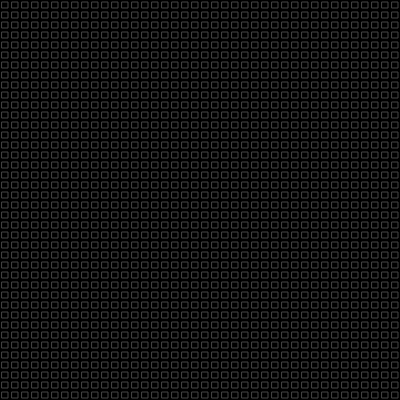
Frame 1 (no input)
Frame 60 (no input): identical to frame 1, image omitted
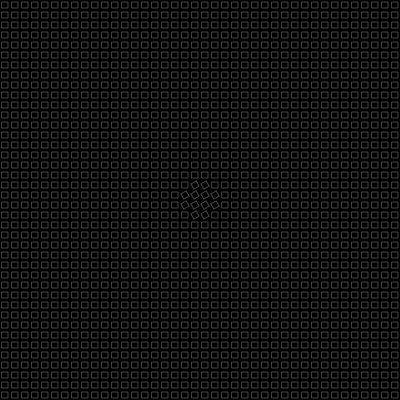
Frame 120 (the mouse pressed at the canvas centre since frame 60)

The p5.js sketch that drew these frames (run headless with seeded random() and noise() and a simulated clock; from frame 60 on, the mouse is pressed at the canvas centre):

// p5.js sketch
// ── sketch.js
let distMouse = 20;
let blocks = []; let cols; let rows; let size = 10; let offset = 4;

function setup() {
  createCanvas(400, 400);
  rectMode(CENTER);
  angleMode(DEGREES);
  cols = width/size;
  rows = height/size;
  
  for(let i = 0; i < cols; i++) {
    blocks[i] = [];
    for(let j = 0; j < rows; j++) {
      blocks[i][j] = new Block(size/2 + i*size, size/2 + j*size);
    }
  }
}


function draw() {
  background(0);
  for(let i = 0; i < cols; i++) {
    for(let j = 0; j < rows; j++) {
      blocks[i][j].move();
      blocks[i][j].display();
    }
  }
}
// ── block.js
class Block {
  constructor(x, y) {
    this.x = x;
    this.y = y;
    this.angle = 0;
    this.c = 70;
  }
  
  display() {
    noFill();
    stroke(this.c);
    push();
    translate(this.x, this.y);
    rotate(this.angle);
    if (this.angle > 0 && this.angle < 45) {
      this.drawX();
    }
    else {
    this.drawRect();
    }
    pop();
  }
  
  move() {
    // If the mouse is moving, check the distance between mouse location and center of sqr
    let distance; 
    if (pmouseX - mouseX != 0 || pmouseY - mouseY != 0) {
      distance = dist(mouseX, mouseY, this.x, this.y);
  
    if (distance < distMouse) {
      this.angle += 1;
      this.c = 255;
  }  
    } 
      
   // If squares are already rotating, keep rotating until angle = 90
      if (this.angle > 0 && this.angle < 90) {
      
      this.angle += 1;
        if (this.c > 70) {
      this.c -= 3;
        }
      }
      else {
        this.angle = 0;
        this.c = 70;
      } 
    }
  
  drawRect() {
    rect(0, 0, size - offset, size - offset);
  }
  
  drawX() {
  let margin = -size/2;
  line(margin + offset/2, margin + offset/2, margin+size - offset/2, margin+size - offset/2);
  line(margin + size - offset/2, margin + offset/2, margin + offset/2, margin+size - offset/2);
}
  
}
